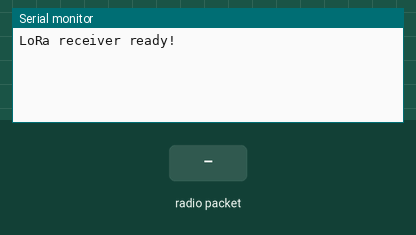
Simulated run of this sketch. Board: ESP32. On the bench: the last lines printed to the serial monitor. Inputs (shaded band) come from the test bench. No radio packets arrive unless stated.

Above: at 2.2 s.
2.3 s: radio packet "1" arrives
At 3.3 s:
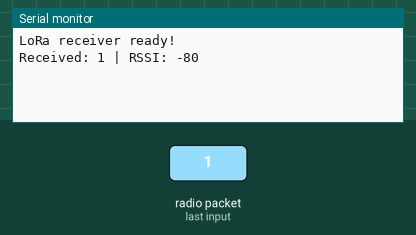
3.8 s: radio packet "0" arrives
At 4.4 s:
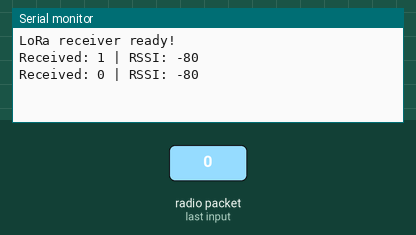
5.3 s: radio packet "2" arrives
At 6.8 s:
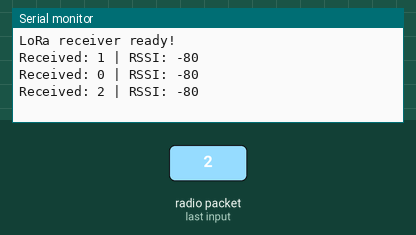

The sketch:

BasicLoRaReceiver.ino
```cpp
#include <SPI.h>
#include <LoRa.h>

#define LORA_SCK   18
#define LORA_MISO  19
#define LORA_MOSI  23
#define LORA_SS    27
#define LORA_RST   14
#define LORA_DIO0  26

void setup() {
  Serial.begin(115200);
  delay(1000);

  SPI.begin(LORA_SCK, LORA_MISO, LORA_MOSI, LORA_SS);

  LoRa.setPins(LORA_SS, LORA_RST, LORA_DIO0);

  if (!LoRa.begin(433E6)) {
    Serial.println("LoRa initialization FAILED!");
    while (true);
  }

  Serial.println("LoRa receiver ready!");

  LoRa.receive();
}

void loop() {

  int packetSize = LoRa.parsePacket();

  if (packetSize) {

    Serial.print("Received: ");

    while (LoRa.available()) {
      Serial.print((char)LoRa.read());
    }

    Serial.print(" | RSSI: ");
    Serial.println(LoRa.packetRssi());

    LoRa.receive();
  }
}
```

Measured:
- after the input at 2.3 s, the serial monitor: prints a new line at once (image 1)
- after the input at 3.8 s, the serial monitor: prints a new line at once (image 2)
- after the input at 5.3 s, the serial monitor: prints a new line at once (image 3)
